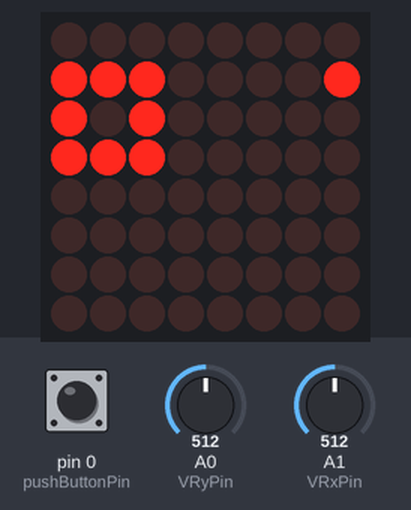
The sketch below on a simulated Arduino Uno, built with avr-gcc and run on an emulated ATmega328P. Parts: 8×8 LED matrix. The inputs (shaded band) are chosen by the test bench; at power-on: A1 (VRxPin) = 512, pin 0 (pushButtonPin) HIGH, A0 (VRyPin) = 512. Random numbers use the default seed unless the sketch sets one.

Above: at 1.3 s.
1.4 s: A1 (VRxPin) set to 106
2.9 s: A1 (VRxPin) set to 91
At 3.3 s:
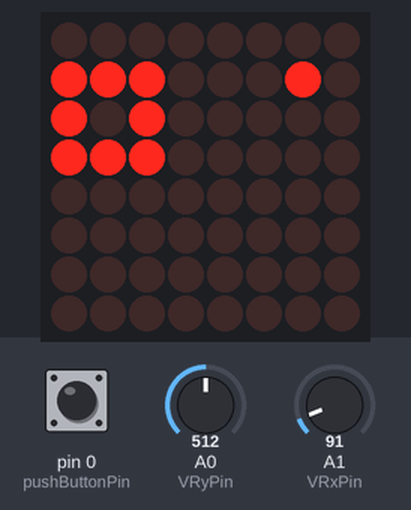
5.9 s: pin 0 (pushButtonPin) pulled LOW for 3.2 s
At 9.9 s:
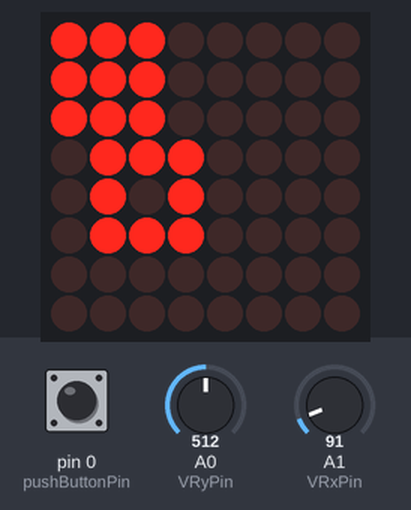
10.6 s: A0 (VRyPin) set to 910
12.2 s: A0 (VRyPin) set to 938
At 12.9 s:
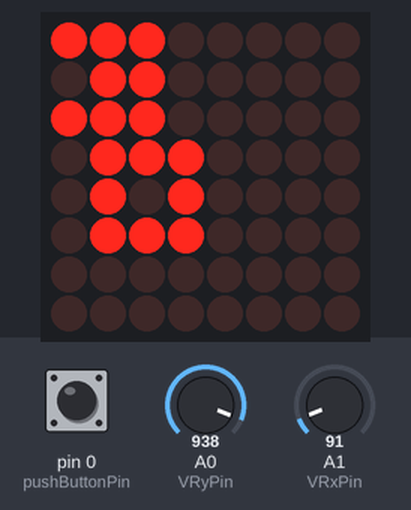
15.2 s: pin 0 (pushButtonPin) pulled LOW for 0.6 s
At 16.3 s:
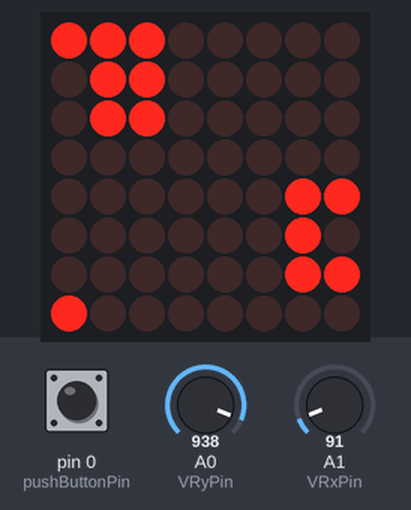
Timing chart, 0 to 18.2 s (numbered marks = the images above; inputs shaded):
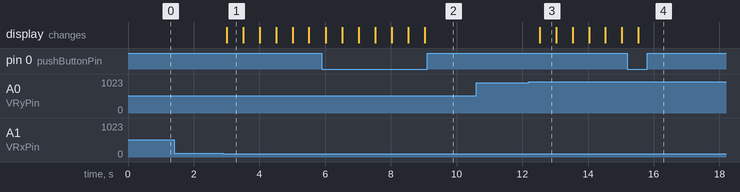

The sketch:

joystick-snake.ino
```cpp
#include <LedControl.h>

///// [BEGIN] LED PREP /////

// LedControl(a,b,c,d)
// a = DATA IN
// b = CLOCK
// c = CS
// d = # of boards

int DATA_IN = 8;
int CLOCK = 9;
int CS = 10;

LedControl lc=LedControl(DATA_IN, CLOCK, CS, 1);

// lc.setLed(address, row, col, state)

int x_0 = random(0,8);
int y_0 = random(0,8);

int prev_x = 0;
int prev_y = 0;
int curr_x = x_0;
int curr_y = y_0;

int prev_target_x = 0;
int prev_target_y = 0;
int curr_target_x = random(0,8);
int curr_target_y = random(0,8);

///// [END] LED PREP /////


///// [BEGIN] JOYSTICK PREP /////

int pushButtonPin = 0; // digital
int VRyPin = 0; // analog
int VRxPin = 1; // analog

///// [END] JOYSTICK PREP /////

void setup() {
  // put your setup code here, to run once:
  lc.shutdown(0,false);
  lc.setIntensity(0,8);

  pinMode(pushButtonPin, INPUT);
  digitalWrite(pushButtonPin, HIGH);
  pinMode(VRyPin, INPUT);
  pinMode(VRxPin, INPUT);

  randomSeed(analogRead(5));

  // x = COLUMNS (left = 0, right = 7)
  // y = ROWS (top = 0, bottom = 7)

  while(curr_target_x == curr_x || curr_target_y == curr_y) {
  curr_target_x = random(0,8);
  curr_target_y = random(0,8);
}

  lc.setLed(0, y_0, x_0, true);
//  lc.setLed(0, curr_target_y, curr_target_x, true);
  moveTargetSquare(curr_target_x, curr_target_y);
}

void loop() {
  // put your main code here, to run repeatedly:
  int reset = digitalRead(pushButtonPin);

  int xJoy = analogRead(VRxPin);
  int yJoy = analogRead(VRyPin);

  if(!reset) {
//    moveToHere(random(0,8), random(0,8));
//    moveTargetDot(random(0,8), random(0,8));
  moveTargetSquare(random(0,8), random(0,8));
  }

  if(xJoy < 100 && curr_x > 0) {
    moveToHere(curr_x - 1, curr_y);
  }

  if(xJoy > 924 && curr_x < 7) {
    moveToHere(curr_x + 1, curr_y);
  }

  if(yJoy < 100 && curr_y > 0) {
    moveToHere(curr_x, curr_y - 1);
  }

  if(yJoy > 924 && curr_y < 7) {
    moveToHere(curr_x, curr_y + 1);
  }

  delay(500);
}

void moveToHere(int dest_x, int dest_y) {
  prev_x = curr_x;
  prev_y = curr_y;

  curr_x = dest_x;
  curr_y = dest_y;

  lc.setLed(0, prev_y, prev_x, false);
  lc.setLed(0, curr_y, curr_x, true);
}

void moveTargetDot(int new_target_x, int new_target_y) {

  prev_target_x = curr_target_x;
  prev_target_y = curr_target_y;

  curr_target_x = new_target_x;
  curr_target_y = new_target_y;

  while(curr_target_x == curr_x || curr_target_y == curr_y) {
    curr_target_x = random(0,8);
    curr_target_y = random(0,8);
  }

  lc.setLed(0, prev_target_y, prev_target_x, false);
  lc.setLed(0, curr_target_y, curr_target_x, true);
}

void moveTargetSquare(int new_target_x, int new_target_y) {

  prev_target_x = curr_target_x;
  prev_target_y = curr_target_y;

  curr_target_x = new_target_x;
  curr_target_y = new_target_y;

  while(curr_target_x == curr_x || curr_target_y == curr_y) {
    curr_target_x = random(0,8);
    curr_target_y = random(0,8);
  }

  lc.setLed(0, prev_target_y - 1, prev_target_x, false);
  lc.setLed(0, prev_target_y + 1, prev_target_x, false);
  lc.setLed(0, prev_target_y - 1, prev_target_x - 1, false);
  lc.setLed(0, prev_target_y + 1, prev_target_x - 1, false);
  lc.setLed(0, prev_target_y - 1, prev_target_x + 1, false);
  lc.setLed(0, prev_target_y + 1, prev_target_x + 1, false);
  lc.setLed(0, prev_target_y, prev_target_x + 1, false);
  lc.setLed(0, prev_target_y, prev_target_x - 1, false);

  lc.setLed(0, new_target_y - 1, new_target_x, true);
  lc.setLed(0, new_target_y + 1, new_target_x, true);
  lc.setLed(0, new_target_y - 1, new_target_x - 1, true);
  lc.setLed(0, new_target_y + 1, new_target_x - 1, true);
  lc.setLed(0, new_target_y - 1, new_target_x + 1, true);
  lc.setLed(0, new_target_y + 1, new_target_x + 1, true);
  lc.setLed(0, new_target_y, new_target_x + 1, true);
  lc.setLed(0, new_target_y, new_target_x - 1, true);
}
```

Measured:
- the behaviour switches between 100 and 99 on A1 (VRxPin) (found by bisection; images 0 and 1)
- the behaviour switches between 924 and 925 on A0 (VRyPin) (found by bisection; images 2 and 3)
- after the input at 1.4 s, every drawn part: stays the same
- after the input at 2.9 s, the display: changes after 0.11 s (image 1)
- after the input at 10.6 s, every drawn part: stays the same
- after the input at 12.2 s, the display: changes after 0.33 s (image 3)
- after the input at 15.2 s, the display: changes after 0.34 s (image 4)
- what the display in image 1 shows lasts 0.5 s, from 3.0 s to 3.5 s
